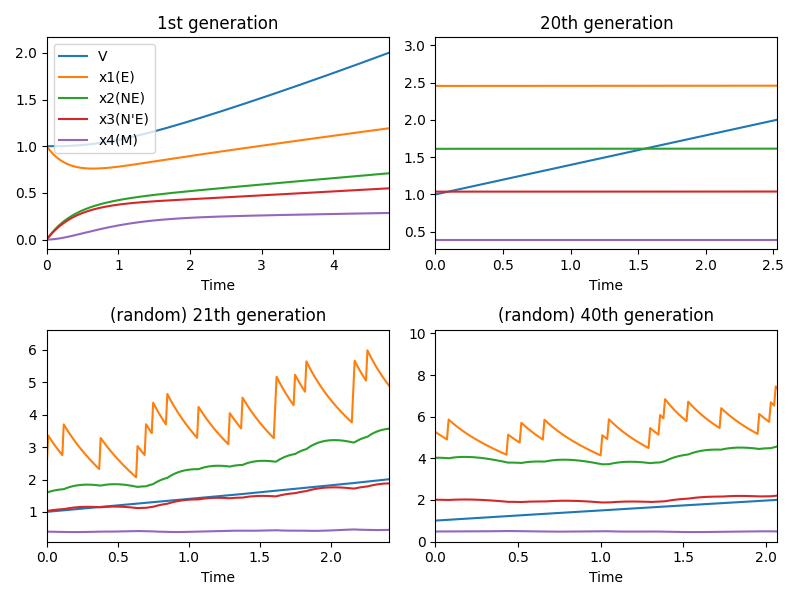

Recreate this plot in Python.
import numpy as np
import matplotlib.pyplot as plt
from scipy.integrate import odeint

g = 1
b = 5
k = [1, 1, 1, 1, 1]
k_ = [0.5, 0.5, 0.1, 0.5, 0.5]
n = 1

TMAX = 5
dt = 0.01
MAXCYCLE = 20

np.random.seed(100)
prob = 0.05

def dxdt(x, t):
    ddt = np.zeros_like(x)
    ddt[0] = g*k[0]*x[4] 
    ddt[1] = -k[1]*n*x[1] + (k_[1] + 2*k[2])*x[2] - k_[2]*x[1]**2
    ddt[2] = k[1]*n*x[1] - (k_[1] + k[2])*x[2] + k_[2]*x[1]**2
    ddt[3] = k[3]*n*x[1] - (k_[3] + k[4])*x[3] - k_[4]*x[1]*x[4]
    ddt[4] = k[4]*x[3] - k_[4]*x[1]*x[4] - k[0]*x[4] 
    for i in range(len(x)-1):
        ddt[1+i] -= ddt[0]*x[1+i]#/x[0]

    return ddt

def dxdt_random(x, t):
    ddt = np.zeros_like(x)
    ddt[0] = g*k[0]*x[4] 
    ddt[1] = -k[1]*n*x[1] + (k_[1] + 2*k[2])*x[2] - k_[2]*x[1]**2 -b
    ddt[2] = k[1]*n*x[1] - (k_[1] + k[2])*x[2] + k_[2]*x[1]**2
    ddt[3] = k[3]*n*x[1] - (k_[3] + k[4])*x[3] - k_[4]*x[1]*x[4]
    ddt[4] = k[4]*x[3] - k_[4]*x[1]*x[4] - k[0]*x[4] 
    for i in range(len(x)-1):
        ddt[1+i] -= ddt[0]*x[1+i]#/x[0]
    
    if np.random.random() < prob:
        ddt[1] += b/prob
    
    return ddt

def div_time(x, t):
    t2 = -1
    for i in range(len(t)):
        if float(x[i,0]) > 2:
            t2 = i
            break
    return t2

def div_state(x, t2):
    x0 = []
    x0.append(x[t2,0]/2)
    for i in range(len(x[0,:])-1):
        x0.append(x[t2,1+i])
    return x0

fig = plt.figure(figsize=(8,6))
ax = fig.subplots(2,2)

x0 = np.array([1, 1, 0, 0, 0])
t = np.arange(0, TMAX, dt)
x = odeint(dxdt, x0, t)
t2 = div_time(x,t)

lineObjects = ax[0,0].plot(t, x[:,0:5])
ax[0,0].legend(iter(lineObjects), ('V', 'x1(E)', 'x2(NE)',"x3(N'E)", 'x4(M)'))
ax[0,0].set_title("1st generation")
ax[0,0].set_xlim(0,t2*dt)
ax[0,0].set_xlabel("Time")


NMAX = MAXCYCLE - 1
for i in range(NMAX):
    x0 = div_state(x,t2)
    t = np.arange(0, TMAX, dt)
    x = odeint(dxdt, x0, t)   
    t2 = div_time(x,t)
    print("{:.2f}".format(t2*dt))

lineObjects = ax[0,1].plot(t, x[:,0:5])
#ax[0,1].legend(iter(lineObjects), ('V', 'x1', 'x2', 'x3', 'x4'))
ax[0,1].set_title("{}th generation".format(MAXCYCLE))
ax[0,1].set_xlim(0,t2*dt)
ax[0,1].set_xlabel("Time")

for i in range(len(x[0,:])):
    ddens = x[t2,i] - x[0,i]
    print("ddens of i={} is {:.4f}".format(i,ddens))

# ここからランダム
def calc(x0,TMAX,dt):
    x = []
    x_tmp = x0
    t_count = 0
    T = []
    for i in range(len(t)):
        #print(dxdt(x_tmp,t))
        x_next = x_tmp + dt*dxdt_random(x_tmp,t)
        #print(x_next)
        if x_next[1] < 0:
            x_next[1] = 0
        x.append(x_next)
        x_tmp = x_next
    x = np.array(x)
    return x

x = calc(x0,TMAX,dt)

t2 = div_time(x,t)

lineObjects = ax[1,0].plot(t, x[:,0:5])
#ax[1,0].legend(iter(lineObjects), ('V', 'x1(E)', 'x2(NE)',"x3(N'E)", 'x4(M)'))
ax[1,0].set_title("(random) {}th generation".format(MAXCYCLE+1))
ax[1,0].set_xlim(0,t2*dt)
ax[1,0].set_xlabel("Time")


NMAX = MAXCYCLE - 1
for i in range(NMAX):
    x0 = div_state(x,t2)
    t = np.arange(0, TMAX, dt)
    #x = odeint(dxdt, x0, T) 
    x = calc(x0,TMAX,dt)   
    t2 = div_time(x,t)
    print('{:.2f}'.format(t2*dt))

lineObjects = ax[1,1].plot(t, x[:,0:5])
#ax[0,1].legend(iter(lineObjects), ('V', 'x1', 'x2', 'x3', 'x4'))
ax[1,1].set_title("(random) {}th generation".format(MAXCYCLE+MAXCYCLE))
ax[1,1].set_xlim(0,t2*dt)
ax[1,1].set_xlabel("Time")

for i in range(len(x[0,:])):
    ddens = x[t2,i] - x[0,i]
    print("ddens of i={} is {:.4f}".format(i,ddens))

plt.tight_layout()
plt.show()
